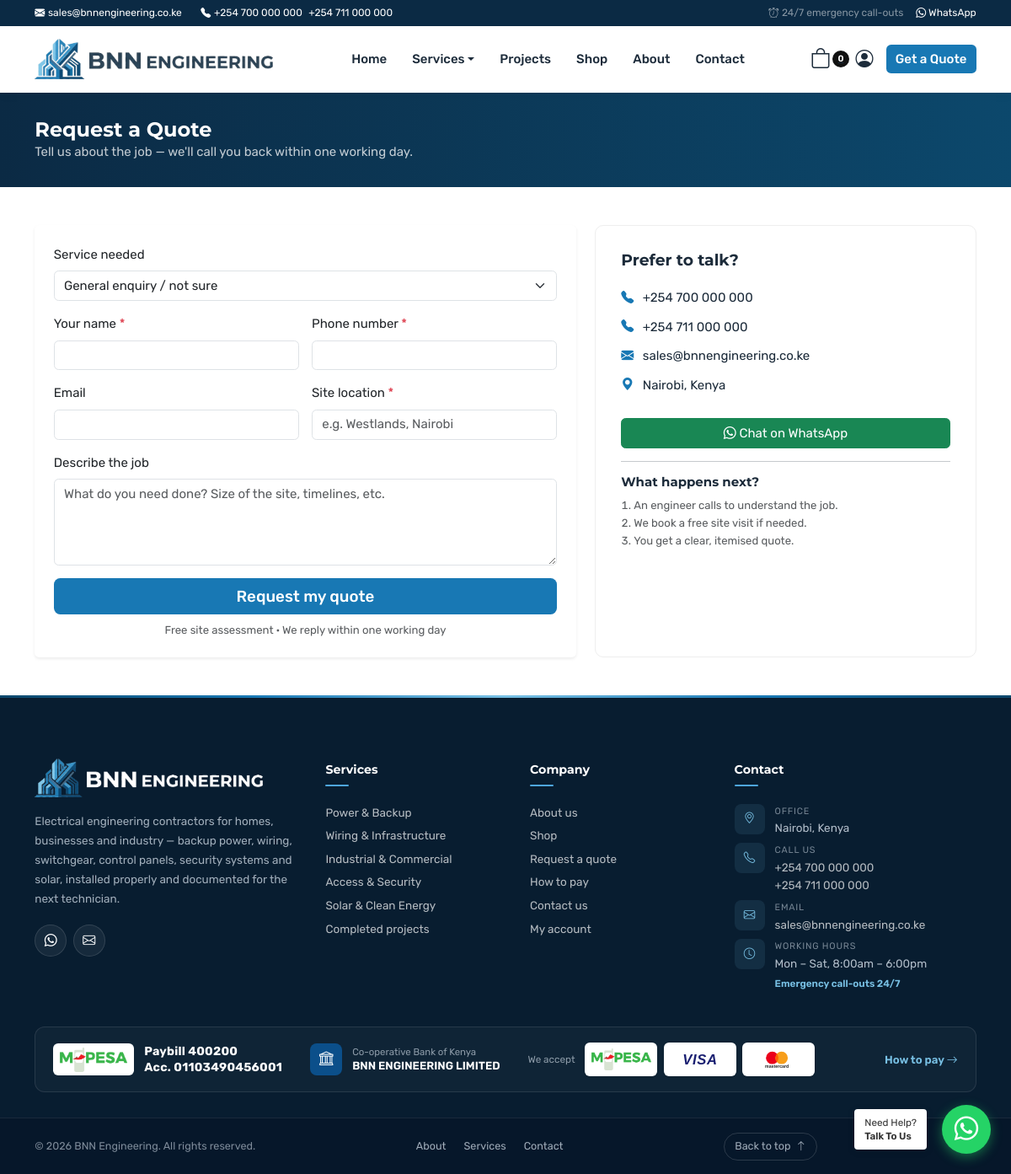
The page /quote/ on the database its author committed.
### pages/models.py (models this page shows, shortened)
class SiteSettings(models.Model):
    name = models.CharField('Company name', max_length=100, default='BNN Engineering')
    tagline = models.CharField(max_length=150, default='Power · Wiring · Security · Solar')
    email = models.EmailField(default='sales@bnnengineering.co.ke')
    phone1 = models.CharField('Phone 1', max_length=30, default='+254 700 000 000')
    phone2 = models.CharField('Phone 2', max_length=30, blank=True, default='+254 711 000 000')
    whatsapp = models.CharField('WhatsApp number', max_length=20, default='254700000000',
                                help_text='International format without + or spaces, e.g. 254712345678')
    address = models.CharField(max_length=200, default='Nairobi, Kenya')
    hours = models.CharField('Opening hours', max_length=100, default='Mon – Sat, 8:00am – 6:00pm')
    kra_pin = models.CharField('KRA PIN', max_length=20, blank=True, help_text='Shown on quotations')
    reg_no = models.CharField('Company reg. no.', max_length=40, blank=True, help_text='Shown on quotations')
    postal_address = models.CharField('Postal address', max_length=120, blank=True, help_text='e.g. P.O. Box 12345-00100, Nairobi')
    bank_name = models.CharField(max_length=100, default='Co-operative Bank of Kenya')
    account_name = models.CharField(max_length=100, default='BNN ENGINEERING LIMITED')
    account_no = models.CharField('Account number', max_length=40, default='01103490456001')
    paybill = models.CharField('M-PESA Paybill', max_length=20, default='400200')
    facebook = models.URLField(blank=True)
    instagram = models.URLField(blank=True)
    linkedin = models.URLField(blank=True)
    twitter = models.URLField('X / Twitter', blank=True)
    hero_badge = models.CharField(max_length=100, default='Electrical engineering contractors · Nairobi')
    hero_title = models.CharField(max_length=120, default='Power, wiring & security —')
    hero_highlight = models.CharField('Hero highlighted words', max_length=80, default='engineered properly.')
    hero_text = models.TextField(default='Backup power, building wiring, switchgear, control panels, electric fencing, '
                                         'automatic gates and solar. Designed from real load data, installed to spec '
                                         'and documented for the next technician.')
    stat1_value = models.CharField(max_length=20, default='15+')
    stat1_label = models.CharField(max_length=40, default='Services')
    stat2_value = models.CharField(max_length=20, default='24/7')
    stat2_label = models.CharField(max_length=40, default='Emergency call-outs')
    stat3_value = models.CharField(max_length=20, default='100%')
    stat3_label = models.CharField(max_length=40, default='Tested & labelled')
    services_intro = models.CharField(max_length=250, default='From a single UPS to a full commercial switchroom — '
                                                              'one team for power, wiring, security and solar.')
    cta_title = models.CharField('Emergency banner title', max_length=120, default='Power out? Fence down? Gate stuck?')
    cta_text = models.CharField('Emergency banner text', max_length=200,
                                default='Our emergency team is a call away — any time.')
    show_shop_on_home = models.BooleanField('Show shop products on homepage', default=True)
    company_kicker = models.CharField('Company section label', max_length=60, default='Why BNN Engineering')
    company_title = models.CharField('Company section headline', max_length=150,
                                     default='A trusted engineering partner for homes, businesses and industry')
    company_image = models.ImageField('Company section photo', upload_to='site/', blank=True,
                                      help_text='Leave blank to use one of your service photos')
    badge_value = models.CharField('Photo badge value', max_length=20, default='24/7')
    badge_label = models.CharField('Photo badge text', max_length=40, default='Emergency support')
    about_title = models.CharField(max_length=100, default='Who we are')
    about_body = models.TextField(default=(
        'BNN Engineering is a Nairobi-based electrical engineering contractor. We design, install and maintain '
        'backup power systems, building wiring, switchgear and control panels, electric fencing and automatic gates, '
        'and solar energy systems for homes, businesses and industry.\n\n'
        'Our approach is simple: size systems from real data, use genuine components, install neatly to standard, '
        'and label and document everything so the next technician knows exactly what is there. We also run an '
        'online shop supplying the equipment we trust and install.'))
    footer_about = models.TextField(default='Electrical engineering contractors for homes, businesses and industry — '
                                            'backup power, wiring, switchgear, control panels, security systems and '
                                            'solar, installed properly and documented for the next technician.')
    default_tax_rate = models.DecimalField('Default VAT rate (%)', max_digits=5, decimal_places=2, default=16)
    quotation_validity_days = models.PositiveIntegerField('Quotation valid for (days)', default=30)
    quotation_terms = models.TextField(default=(
        '1. This quotation is valid for 30 days from the date of issue.\n'
        '2. 70% deposit required before commencement of work; balance on completion.\n'
        '3. Equipment remains the property of BNN Engineering until paid in full.\n'
        '4. Any additional work outside this scope will be quoted separately.'))
    class Meta:
        verbose_name = 'Site settings'
        verbose_name_plural = 'Site settings'
    @classmethod
    def load(cls):
        obj, _ = cls.objects.get_or_create(pk=1)
        return obj
    @property
    def phones(self):
        return [p for p in (self.phone1, self.phone2) if p]
    @property
    def payment(self):
        return {'bank': self.bank_name, 'account_name': self.account_name,
                'account_no': self.account_no, 'paybill': self.paybill}

### services/models.py (models this page shows, shortened)
class ServiceCategory(models.Model):
    name = models.CharField(max_length=100)
    slug = models.SlugField(unique=True, blank=True)
    icon = models.CharField(max_length=50, default='lightning-charge', help_text='Bootstrap icon name')
    tagline = models.CharField(max_length=200, blank=True)
    image = models.ImageField(upload_to='service-categories/', blank=True,
                              help_text='Photo for the homepage "What we do" tile. '
                                        'Leave blank to use a photo from one of its services.')
    order = models.PositiveIntegerField(default=0)
    class Meta:
        ordering = ['order', 'name']
        verbose_name_plural = 'service categories'

### services/views.py (the view, shortened to what this page needs)
# urls.py: path('quote/', views.quote, name='quote'),
def quote(request):
    initial = {}
    slug = request.GET.get('service')
    if slug:
        initial['service'] = Service.objects.filter(slug=slug).first()
    form = QuoteForm(request.POST or None, initial=initial)
    return render(request, 'services/quote.html', {'form': form})

### templates/services/quote.html (shortened to what this page needs)
{% extends 'base.html' %}
{% block content %}
<div class="page-hero"><div class="container"><h1>Request a Quote</h1><p class="mb-0 opacity-75">Tell us about the job — we'll call you back within one working day.</p></div></div>
<div class="container py-5">
  <div class="row g-4">
    <div class="col-lg-7">
      <div class="card border-0 shadow-sm p-4">
        {% include 'services/_quote_form.html' %}
      </div>
    </div>
    <div class="col-lg-5">
      <div class="value-card text-start h-100">
        <h5 class="mb-3">Prefer to talk?</h5>
        <ul class="list-unstyled contact-list dark">
          {% for p in shop.phones %}<li><i class="bi bi-telephone-fill"></i><a href="tel:{{ p|cut:' ' }}">{{ p }}</a></li>{% endfor %}
          <li><i class="bi bi-envelope-fill"></i><a href="mailto:{{ shop.email }}">{{ shop.email }}</a></li>
          <li><i class="bi bi-geo-alt-fill"></i>{{ shop.address }}</li>
        </ul>
        <a href="https://wa.me/{{ shop.whatsapp }}" class="btn btn-success w-100 mt-2" target="_blank" rel="noopener"><i class="bi bi-whatsapp"></i> Chat on WhatsApp</a>
        <hr>
        <h6 class="fw-bold">What happens next?</h6>
        <ol class="small text-muted ps-3 mb-0">
          <li>An engineer calls to understand the job.</li>
          <li>We book a free site visit if needed.</li>
          <li>You get a clear, itemised quote.</li>
        </ol>
      </div>
    </div>
  </div>
</div>
{% endblock %}

### templates/partials/header.html (shortened to what this page needs)
{% load static %}{% with url_name=request.resolver_match.url_name ns=request.resolver_match.namespace %}
<header class="site-header">
  <div class="topbar d-none d-md-block">
    <div class="container d-flex justify-content-between align-items-center">
      <div class="d-flex gap-4">
        <span><i class="bi bi-envelope-fill me-1"></i><a href="mailto:{{ shop.email }}">{{ shop.email }}</a></span>
        <span><i class="bi bi-telephone-fill me-1"></i>{% for p in shop.phones %}<a href="tel:{{ p|cut:' ' }}" class="me-2">{{ p }}</a>{% endfor %}</span>
      </div>
      <div class="d-flex gap-3 align-items-center">
        <span class="text-white-50"><i class="bi bi-alarm me-1"></i>24/7 emergency call-outs</span>
        <a href="https://wa.me/{{ shop.whatsapp }}" target="_blank" rel="noopener"><i class="bi bi-whatsapp"></i> WhatsApp</a>
      </div>
    </div>
  </div>
  <nav class="mainnav navbar navbar-expand-lg">
    <div class="container">
      <a href="{% url 'services:home' %}" class="navbar-brand site-logo">
        <img src="{% static 'img/logo-horizontal.png' %}" alt="{{ shop.name }}" width="760" height="128">
      </a>
      <div class="d-flex align-items-center gap-2 order-lg-last">
        <a href="{% url 'cart:detail' %}" class="cart-link" aria-label="Cart">
          <i class="bi bi-bag"></i><span class="cart-count" data-cart-count>{{ cart|length }}</span>
        </a>
        {% if user.is_authenticated %}
        <div class="dropdown">
          <a href="#" class="account-link dropdown-toggle" data-bs-toggle="dropdown" aria-expanded="false" aria-label="Account">
            <i class="bi bi-person-circle"></i>
          </a>
          <ul class="dropdown-menu dropdown-menu-end">
            <li><span class="dropdown-item-text small text-muted">{{ user.get_full_name|default:user.username }}</span></li>
            <li><a class="dropdown-item" href="{% url 'accounts:my_account' %}"><i class="bi bi-receipt me-2"></i>My orders</a></li>
            {% if user.is_staff %}<li><a class="dropdown-item" href="{% url 'admin:index' %}"><i class="bi bi-speedometer2 me-2"></i>Admin</a></li>{% endif %}
            <li><hr class="dropdown-divider"></li>
            <li><form method="post" action="{% url 'accounts:logout' %}">{% csrf_token %}<button class="dropdown-item" type="submit"><i class="bi bi-box-arrow-right me-2"></i>Log out</button></form></li>
          </ul>
        </div>
        {% else %}
        <a href="{% url 'accounts:login' %}" class="account-link" aria-label="Login"><i class="bi bi-person-circle"></i></a>
        {% endif %}
        <a href="{% url 'services:quote' %}" class="btn btn-brand d-none d-sm-inline-block ms-2">Get a Quote</a>
      </div>
      <div class="collapse navbar-collapse" id="mainNav">
        <ul class="navbar-nav mx-auto">
          <li class="nav-item"><a class="nav-link {% if ns == 'services' and url_name == 'home' %}active{% endif %}" href="{% url 'services:home' %}">Home</a></li>
          <li class="nav-item dropdown mega">
            <a class="nav-link dropdown-toggle {% if ns == 'services' and url_name == 'list' or url_name == 'detail' %}active{% endif %}" href="{% url 'services:list' %}" data-bs-toggle="dropdown" aria-expanded="false">Services</a>
          </li>
          <li class="nav-item"><a class="nav-link {% if url_name == 'projects' or url_name == 'project' %}active{% endif %}" href="{% url 'services:projects' %}">Projects</a></li>
          <li class="nav-item"><a class="nav-link {% if ns == 'store' %}active{% endif %}" href="{% url 'store:home' %}">Shop</a></li>
          <li class="nav-item"><a class="nav-link {% if url_name == 'about' %}active{% endif %}" href="{% url 'pages:about' %}">About</a></li>
          <li class="nav-item"><a class="nav-link {% if url_name == 'contact' %}active{% endif %}" href="{% url 'pages:contact' %}">Contact</a></li>
        </ul>
      </div>
    </div>
  </nav>
</header>
{% endwith %}

### templates/partials/footer.html (shortened to what this page needs)
{% load static %}<footer class="site-footer ft">
  <div class="container">
    <div class="ft-main">
      <div class="ft-brand">
        <a href="{% url 'services:home' %}" class="footer-logo d-inline-block">
          <img src="{% static 'img/logo-horizontal-light.png' %}" alt="{{ shop.name }}" width="760" height="128">
        </a>
        <p>{{ shop.footer_about }}</p>
        <div class="ft-social">
          <a href="https://wa.me/{{ shop.whatsapp }}" target="_blank" rel="noopener" aria-label="WhatsApp"><i class="bi bi-whatsapp"></i></a>
          <a href="mailto:{{ shop.email }}" aria-label="Email"><i class="bi bi-envelope"></i></a>
        </div>
      </div>
      <nav class="ft-col" aria-label="Services">
        <h6>Services</h6>
        <ul>
          {% for cat in nav_service_categories %}<li><a href="{% url 'services:list' %}#{{ cat.slug }}">{{ cat.name }}</a></li>{% endfor %}
          <li><a href="{% url 'services:projects' %}">Completed projects</a></li>
        </ul>
      </nav>
      <nav class="ft-col" aria-label="Company">
        <h6>Company</h6>
        <ul>
          <li><a href="{% url 'pages:about' %}">About us</a></li>
          <li><a href="{% url 'store:home' %}">Shop</a></li>
          <li><a href="{% url 'services:quote' %}">Request a quote</a></li>
          <li><a href="{% url 'pages:how_to_pay' %}">How to pay</a></li>
          <li><a href="{% url 'pages:contact' %}">Contact us</a></li>
          <li><a href="{% url 'accounts:my_account' %}">My account</a></li>
        </ul>
      </nav>
      <div class="ft-col ft-contact">
        <h6>Contact</h6>
        <ul>
          <li><span class="ft-ico"><i class="bi bi-geo-alt"></i></span><div><small>Office</small>{{ shop.address }}</div></li>
          <li><span class="ft-ico"><i class="bi bi-telephone"></i></span><div><small>Call us</small>{% for p in shop.phones %}<a href="tel:{{ p|cut:' ' }}">{{ p }}</a>{% if not forloop.last %}<br>{% endif %}{% endfor %}</div></li>
          <li><span class="ft-ico"><i class="bi bi-envelope"></i></span><div><small>Email</small><a href="mailto:{{ shop.email }}">{{ shop.email }}</a></div></li>
          <li><span class="ft-ico"><i class="bi bi-clock"></i></span><div><small>Working hours</small>{{ shop.hours }}<br><span class="ft-emergency">Emergency call-outs 24/7</span></div></li>
        </ul>
      </div>
    </div>
    <div class="ft-pay">
      <div class="ft-pay-item">
        <span class="mpesa-chip"><img src="{% static 'img/mpesa-logo.png' %}" alt="M-PESA" class="mpesa-logo"></span>
        <span class="footer-pay-text">Paybill {{ shop.payment.paybill }}<br>Acc. {{ shop.payment.account_no }}</span>
      </div>
      <div class="ft-pay-item">
        <span class="ft-bank"><i class="bi bi-bank"></i></span>
        <span class="ft-pay-bank"><small>{{ shop.payment.bank }}</small>{{ shop.payment.account_name }}</span>
      </div>
      <div class="ft-pay-item ft-pay-accept">
        <small>We accept</small>
        {% include 'partials/pay_badges.html' %}
      </div>
      <a href="{% url 'pages:how_to_pay' %}" class="ft-pay-link">How to pay <i class="bi bi-arrow-right"></i></a>
    </div>
  </div>
  <div class="footer-bottom ft-bottom">
    <div class="container">
      <span>&copy; {% now "Y" %} {{ shop.name }}. All rights reserved.</span>
      <nav class="ft-bottom-links" aria-label="Footer">
        <a href="{% url 'pages:about' %}">About</a>
        <a href="{% url 'services:list' %}">Services</a>
        <a href="{% url 'pages:contact' %}">Contact</a>
      </nav>
      <a href="#top" class="ft-top" onclick="window.scrollTo({top:0,behavior:'smooth'});return false;" aria-label="Back to top">Back to top <i class="bi bi-arrow-up"></i></a>
    </div>
  </div>
</footer>

### rows shown on the page
SiteSettings: email "sales@bnnengineering.co.ke", phones "+254 700 000 000" "+254 711 000 000", phones "+254 700 000 000" "+254 711 000 000", address "Nairobi, Kenya", footer_about "Electrical engineering contractors for homes, businesses and industry — backup power, wiring, switchgear, control panels, security systems and solar, installed properly and documented for the next technician.", phones "+254 700 000 000" "+254 711 000 000", hours "Mon – Sat, 8:00am – 6:00pm", payment.paybill "400200", payment.account_no "01103490456001", payment.bank "Co-operative Bank of Kenya", payment.account_name "BNN ENGINEERING LIMITED", name "BNN Engineering"
ServiceCategory: name "Power & Backup"
ServiceCategory: name "Wiring & Infrastructure"
ServiceCategory: name "Industrial & Commercial"
ServiceCategory: name "Access & Security"
ServiceCategory: name "Solar & Clean Energy"

### other values the page prints
{{ cart|length }} "0"
{{ field.label }} "Service needed" "Your name" "Phone number" "Email" "Site location" "Describe the job"
